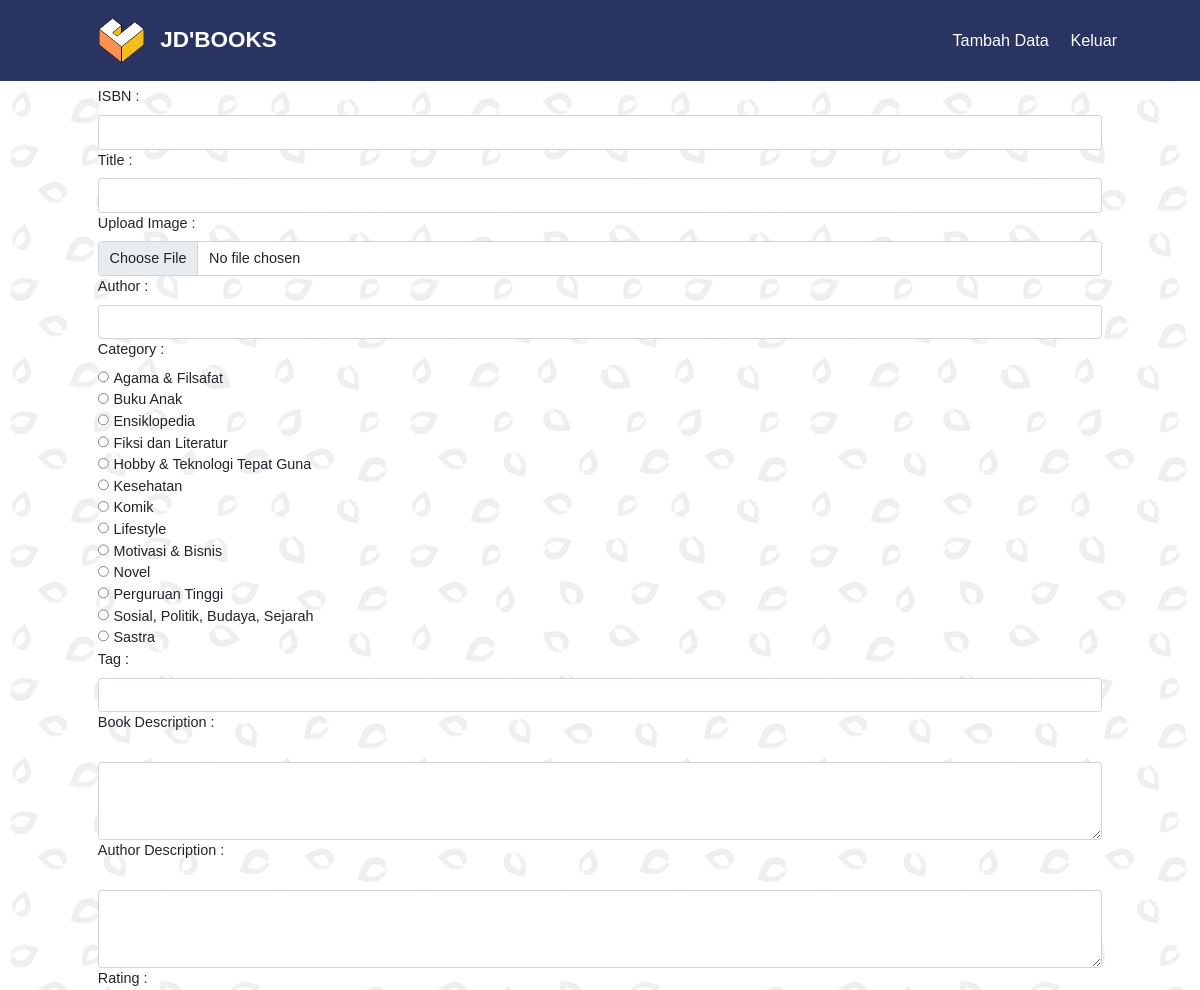
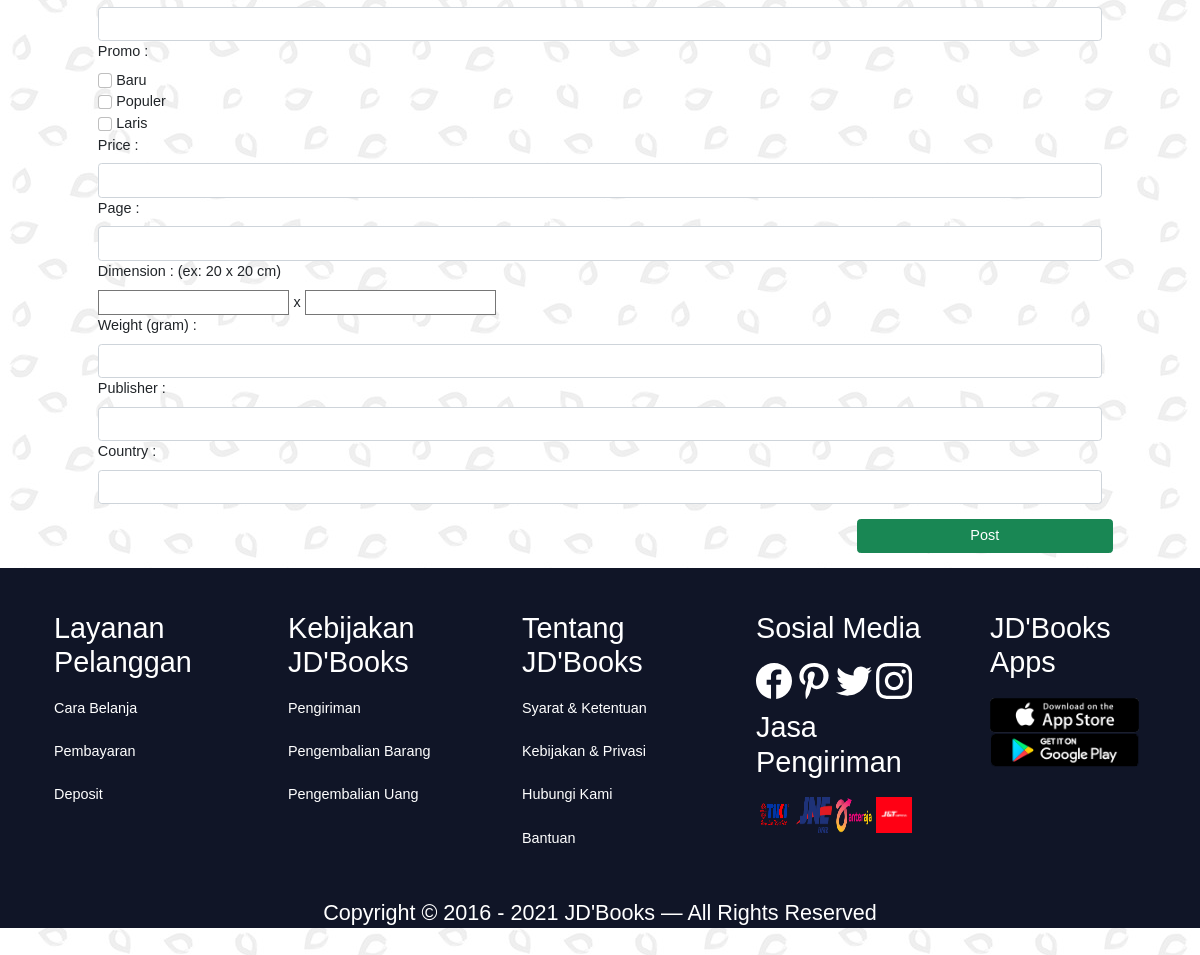
The app's page /insert.php (signed in) with its own data (2 pictures, top to bottom).
### tables this page shows
CREATE TABLE `category` (
  `id` int(11) NOT NULL,
  `category` varchar(50) NOT NULL
);

### insert.php (the view, shortened to what this page needs)
<?php
    include "connection.php";
    $isValid = false;
    if(empty($_SESSION['username'])){
        $isValid = false;
    }else if($_SESSION['role'] == "User"){
        $isValid = false;
    }else{
        $isValid = true;
    }
?>
<!DOCTYPE html>
<html lang="en">
<head>
    <link rel="stylesheet" href="index.css">
    <link href="css/bootstrap.css" rel="stylesheet" id="bootstrap-css">
</head>
<body>
    <?php
    if($isValid){?>
    <div class="header">
        <img src="logoku.png" alt="">
        <a href="admin.php" class="logo">JD'BOOKS</a>
        <div class="header-right">
            <a href="insert.php">Tambah Data</a>
            <a href="logout.php">Keluar</a>
        </div>
    </div>
    <div class="container mx-auto pt-5">
        <form method="post" enctype="multipart/form-data" class="d-flex flex-column pt-5">
            <label for="isbn" class="form-label"> ISBN : </label>
            <input type="text" class="form-control" name="isbn" required>
            <label for="title" class="form-label"> Title : </label>
            <input type="text" class="form-control" name="title" required>
            <label for="image" class="form-label"> Upload Image : </label>
            <input type="file" class="form-control" name="image" required>
            <label for="author" class="form-label"> Author : </label>
            <input type="text" class="form-control" name="author" required>
            <label for="category" class="form-label"> Category : </label>
            <div class="d-inline-block">
                <?php
                    $query = "SELECT * FROM `category`";
                    $res = mysqli_query($conn, $query);
                    if($res->num_rows > 0){
                        while($row = $res->fetch_array()){
                        echo
                            '
                            <input type="radio" name="category" value="'.$row["category"].'" required>
                            <label for="'.$row["category"].'">'.$row["category"].'</label><br>
                            ';
                        }
                    }
                ?>
            </div>
            <label for="tag" class="form-label"> Tag : </label>
            <input type="text" class="form-control" name="tag" required>
            <label for="bookDesc" class="form-label"> Book Description : </label><br>
            <textarea class="form-control mx-auto" name="bookDesc" rows="3" cols="95" required></textarea>
            <label for="authDesc" class="form-label"> Author Description : </label><br>
            <textarea class="form-control mx-auto" name="authDesc" rows="3" cols="95" required></textarea>
            <label for="rating" class="form-label"> Rating : </label>
            <input type="number" class="form-control" name="rating" min=1 max=5 required>
            <label for="promo" class="form-label"> Promo : </label>
            <div class="d-inline-block">
                <input type="checkbox" class="form-check-input" name="promo[]" value="Baru">
                <label class="form-check-label" for="promo"> Baru</label><br>
                <input type="checkbox" class="form-check-input" name="promo[]" value="Populer">
                <label class="form-check-label" for="promo2"> Populer</label><br>
                <input type="checkbox" class="form-check-input" name="promo[]" value="Laris">
                <label class="form-check-label" for="promo3"> Laris</label><br>
            </div>
            <label for="price" class="form-label"> Price : </label>
            <input type="number" class="form-control" name="price" min=1 required>
            <label for="page" class="form-label"> Page : </label>
            <input type="number" class="form-control" name="page" min=1 required>
            <label for="dimension" class="form-label"> Dimension : (ex: 20 x 20 cm) </label>
            <div class="d-inline-block">
                <input type="number" name="dimension[]" min=1 required> x
                <input type="number" name="dimension[]" min=1 required>
            </div>
            <label for="weight" class="form-label"> Weight (gram) : </label>
            <input type="number" class="form-control" name="weight" min=1 required>
            <label for="publisher" class="form-label"> Publisher : </label>
            <input type="text" class="form-control" name="publisher" required>
            <label for="country" class="form-label"> Country : </label>
            <input type="text" class="form-control" name="country" required>
            <div class="row pb-3">
                <button type="submit" name="upload" class="btn btn-success col-xs-12 col-md-3 mt-3 offset-md-9">Post</button>
            </div>
        </form>
    </div>
    <div class="footer">
        <br>
        <br>
        <div class="rowfooter">
            <div class="columnfooter">
                <h2>Layanan Pelanggan</h2>
                <a href="#">Cara Belanja</a>
                <a href="#">Pembayaran</a>
                <a href="#">Deposit</a>
            </div>
            <div class="columnfooter">
                <h2>Kebijakan JD'Books</h2>
                <a href="#">Pengiriman</a>
                <a href="#">Pengembalian Barang</a>
                <a href="#">Pengembalian Uang</a>
            </div>
            <div class="columnfooter">
                <h2>Tentang JD'Books</h2>
                <a href="#">Syarat & Ketentuan</a>
                <a href="#">Kebijakan & Privasi</a>
                <a href="#">Hubungi Kami</a>
                <a href="#">Bantuan</a>
            </div>
            <div class="columnfooter">
                <h2>Sosial Media</h2>
                <a href="#">
                    <img class="sosmed" src="facebook-circular-logo.svg" alt="">
                    <img class="sosmed" src="pinterest.svg" alt="">
                    <img class="sosmed" src="twitter.svg" alt="">
                    <img class="sosmed" src="instagram.svg" alt="">
                </a>
                <h2>Jasa Pengiriman</h2>
                <a href="#">
                    <img class="sosmed" src="Logo-TIKI.png" alt="">
                    <img class="sosmed" src="New_Logo_JNE.png" alt="">
                    <img class="sosmed" src="Logo Anteraja-New-01.png" alt="">
                    <img class="sosmed" src="Logo_J&T_Merah_Square.jpg" alt="">
                </a>
            </div>
            <div class="columnfooter">
                <h2>JD'Books Apps</h2>
                <a href="#">
                    <img src="app-store.png" alt="">
                    <img src="play-store.png" alt="">
                </a>
            </div>
        </div>
        <h4>Copyright © 2016 - 2021 JD'Books — All Rights Reserved</h4>
    </div>
    <?php
    }else{
        header("Location: login.php");
    }
    ?>
</body>
</html>

### index.css (style rules this page uses)
* { font-family: 'Trebuchet MS', 'Lucida Sans Unicode', 'Lucida Grande', 'Lucida Sans', Arial, sans-serif; }
body { background: url(pat1.jpeg); margin: 0; font-family: Arial, Helvetica, sans-serif; zoom: 90%; }
.header { z-index: 100; top: 0; position: fixed; width: 100%; overflow: hidden; background-color: #293462; padding: 20px 10px; }
.header a { float: left; color: white; text-align: center; padding: 12px; text-decoration: none; font-size: 18px; line-height: 25px; border-radius: 4px; }
.header a.logo { margin-left: 6px; font-size: 25px; font-weight: bold; }
.header img { margin-left: 100px; float: left; width: 50px; height: 50px; }
.header-right { margin-right: 70px; float: right; }
* { box-sizing: border-box; }
body { margin: 0; font-family: Arial, Helvetica, sans-serif; }
.footer { left: 0; clear: both; bottom: 0; width: 100%; height: 400px; background-color: #101527; color: white; text-align: left; }
.footer h4 { margin-top: 45px; text-align: center; }
.columnfooter { margin-left: 60px; float: left; width: 15%; }
.rowfooter:after { content: ""; display: table; clear: both; }
.columnfooter a { color: white; display: block; padding: 12px; padding-left: 0px; text-decoration: none; }
.columnfooter .sosmed { width: 40px; height: 40px; display: inline-block; }

### records on screen
category: category "Agama & Filsafat"
category: category "Buku Anak"
category: category "Ensiklopedia"
category: category "Fiksi dan Literatur"
category: category "Hobby & Teknologi Tepat Guna"
category: category "Kesehatan"
category: category "Komik"
category: category "Lifestyle"
category: category "Motivasi & Bisnis"
category: category "Novel"
category: category "Perguruan Tinggi"
category: category "Sosial, Politik, Budaya, Sejarah"
category: category "Sastra"
